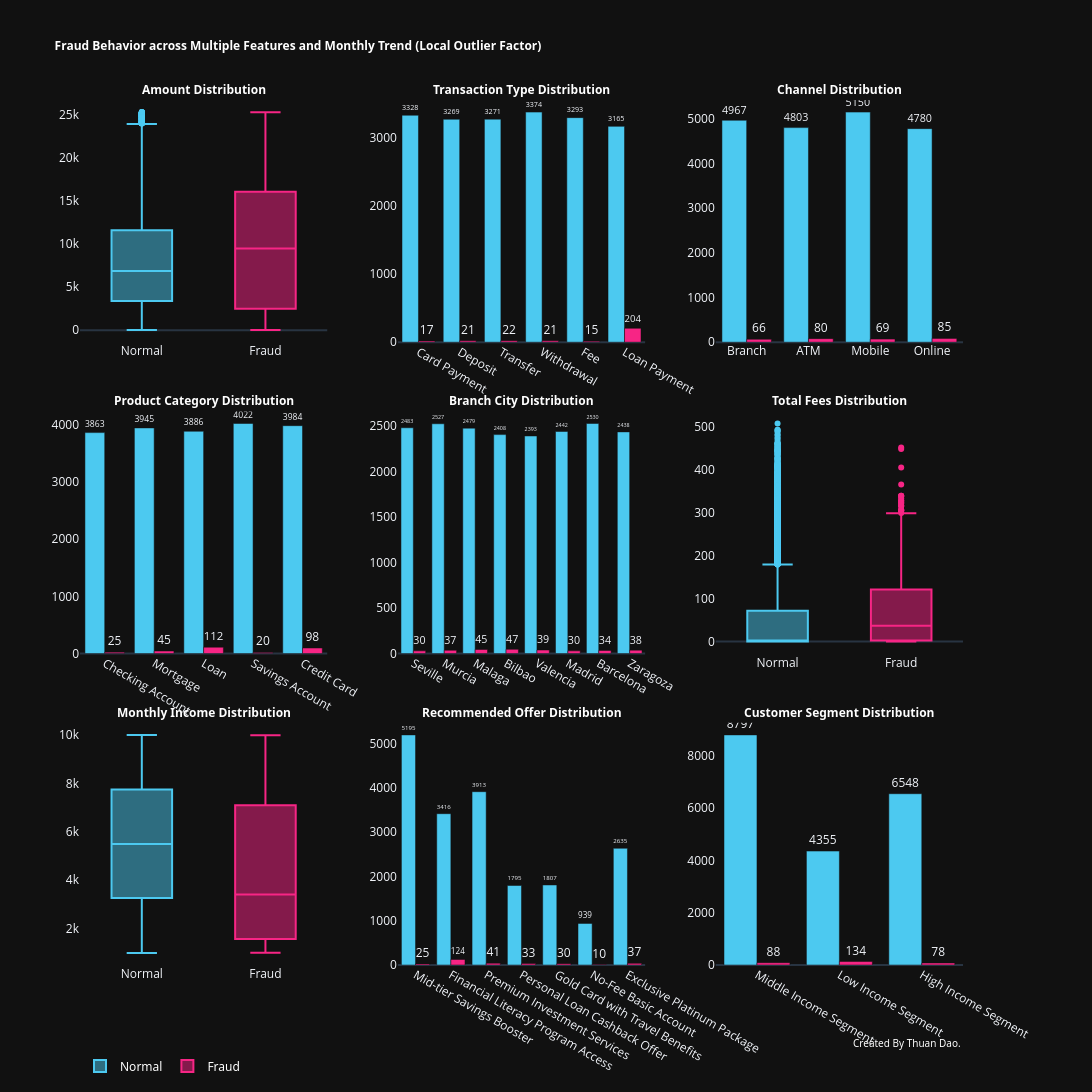

Notebook source saved alongside this figure:
### Code cell
viz_df["LOF_Description"] = viz_df["LOF_Label"].map({
    -1: "Potential Fraud",
     1: "Normal"
})

def plot_cluster_features_local_outlier(df=viz_df):
    # --- Separate normal and fraud ---
    normal_data = df[df["LOF_Description"] == "Normal"].copy()
    fraud_data = df[df["LOF_Description"] == "Potential Fraud"].copy()

    # --- Define colors ---
    colors = {"Normal": "#4CC9F0", "Fraud": "#F72585"}

    # --- Create 3x3 grid ---
    fig = make_subplots(
        rows=3, cols=3,
        subplot_titles=[
            "<b>Amount Distribution</b>",
            "<b>Transaction Type Distribution</b>",
            "<b>Channel Distribution</b>",
            "<b>Product Category Distribution</b>",
            "<b>Branch City Distribution</b>",
            "<b>Total Fees Distribution</b>",
            "<b>Monthly Income Distribution</b>",
            "<b>Recommended Offer Distribution</b>",
            "<b>Customer Segment Distribution</b>"
        ],
        horizontal_spacing=0.08,
        vertical_spacing=0.08
    )

    # Amount (Boxplot)
    fig.add_trace(go.Box(y=normal_data["Amount"], name="Normal", marker_color=colors["Normal"], boxpoints="outliers"), row=1, col=1)
    fig.add_trace(go.Box(y=fraud_data["Amount"], name="Fraud", marker_color=colors["Fraud"], boxpoints="outliers"), row=1, col=1)

    # TransactionType (Bar)
    order = df["TransactionType"].unique().tolist()
    for label, subset, color in zip(["Normal", "Fraud"], [normal_data, fraud_data], [colors["Normal"], colors["Fraud"]]):
        count = subset["TransactionType"].value_counts().reindex(order, fill_value=0)
        fig.add_trace(go.Bar(x=count.index, y=count.values, name=label, marker_color=color, showlegend=False, text=count.values, textposition="outside"), row=1, col=2)

    # Channel (Bar)
    order = df["Channel"].unique().tolist()
    for label, subset, color in zip(["Normal", "Fraud"], [normal_data, fraud_data], [colors["Normal"], colors["Fraud"]]):
        count = subset["Channel"].value_counts().reindex(order, fill_value=0)
        fig.add_trace(go.Bar(x=count.index, y=count.values, name=label, marker_color=color, showlegend=False, text=count.values, textposition="outside"), row=1, col=3)

    # ProductCategory (Bar)
    order = df["ProductCategory"].unique().tolist()
    for label, subset, color in zip(["Normal", "Fraud"], [normal_data, fraud_data], [colors["Normal"], colors["Fraud"]]):
        count = subset["ProductCategory"].value_counts().reindex(order, fill_value=0)
        fig.add_trace(go.Bar(x=count.index, y=count.values, name=label, marker_color=color, showlegend=False, text=count.values, textposition="outside"), row=2, col=1)

    # BranchCity (Bar)
    order = df["BranchCity"].unique().tolist()
    for label, subset, color in zip(["Normal", "Fraud"], [normal_data, fraud_data], [colors["Normal"], colors["Fraud"]]):
        count = subset["BranchCity"].value_counts().reindex(order, fill_value=0)
        fig.add_trace(go.Bar(x=count.index, y=count.values, name=label, marker_color=color, showlegend=False, text=count.values, textposition="outside"), row=2, col=2)

    # TotalFees (Box)
    fig.add_trace(go.Box(y=normal_data["TotalFees"], name="Normal", marker_color=colors["Normal"], showlegend=False), row=2, col=3)
    fig.add_trace(go.Box(y=fraud_data["TotalFees"], name="Fraud", marker_color=colors["Fraud"], showlegend=False), row=2, col=3)

    # MonthlyIncome (Box)
    fig.add_trace(go.Box(y=normal_data["MonthlyIncome"], name="Normal", marker_color=colors["Normal"], showlegend=False), row=3, col=1)
    fig.add_trace(go.Box(y=fraud_data["MonthlyIncome"], name="Fraud", marker_color=colors["Fraud"], showlegend=False), row=3, col=1)

    # RecommendedOffer (Bar)
    order = df["RecommendedOffer"].unique().tolist()
    for label, subset, color in zip(["Normal", "Fraud"], [normal_data, fraud_data], [colors["Normal"], colors["Fraud"]]):
        count = subset["RecommendedOffer"].value_counts().reindex(order, fill_value=0)
        fig.add_trace(go.Bar(x=count.index, y=count.values, name=label, marker_color=color, showlegend=False, text=count.values, textposition="outside"), row=3, col=2)

    # CustomerSegment (Bar)
    order = df["CustomerSegment"].unique().tolist()
    for label, subset, color in zip(["Normal", "Fraud"], [normal_data, fraud_data], [colors["Normal"], colors["Fraud"]]):
        count = subset["CustomerSegment"].value_counts().reindex(order, fill_value=0)
        fig.add_trace(go.Bar(x=count.index, y=count.values, name=label, marker_color=color, showlegend=False, text=count.values, textposition="outside"), row=3, col=3)

    # Layout customization
    fig.update_layout(
        height=1300, width=1800,
        title=dict(
            text="<b>Fraud Behavior across Multiple Features and Monthly Trend (Local Outlier Factor)</b>",
            font=dict(size=12, family="Segoe UI", color="white")
        ),
        template="plotly_dark",
        legend=dict(orientation="h",font=dict(size=12, color="white", family="Segoe UI")),
        hovermode="x unified"
    )

    fig.update_annotations(font=dict(size=12, family="Segoe UI", color="white"))

    # Remove gridlines for clean look
    fig.update_xaxes(showgrid=False, title_font=dict(size=12, color="white", family="Segoe UI"))
    fig.update_yaxes(showgrid=False, title_font=dict(size=12, color="white", family="Segoe UI"))
    fig.add_annotation(
        text="Created By Thuan Dao.",
        xref="paper", yref="paper",
        x=1, y=-0.1,
        showarrow=False,
        font=dict(size=10, color="white", family="Segoe UI")
    )
    fig.show()

plot_cluster_features_local_outlier(viz_df)

### Figure 1 — Plotly figure (JSON) as saved in the notebook; plotly's stock layout.template omitted (floating-point values rounded to 4 significant figures; data arrays with more than 128 entries replaced by an {"elided": "..."} marker saying what was removed)
{"data": [{"boxpoints": "outliers", "marker": {"color": "#4CC9F0"}, "name": "Normal", "type": "box", "xaxis": "x", "y": {"elided": "19700 float values"}, "yaxis": "y"}, {"boxpoints": "outliers", "marker": {"color": "#F72585"}, "name": "Fraud", "type": "box", "xaxis": "x", "y": {"elided": "300 float values"}, "yaxis": "y"}, {"marker": {"color": "#4CC9F0"}, "name": "Normal", "showlegend": false, "text": [3328.0, 3269.0, 3271.0, 3374.0, 3293.0, 3165.0], "textposition": "outside", "type": "bar", "x": ["Card Payment", "Deposit", "Transfer", "Withdrawal", "Fee", "Loan Payment"], "xaxis": "x2", "y": [3328, 3269, 3271, 3374, 3293, 3165], "yaxis": "y2"}, {"marker": {"color": "#F72585"}, "name": "Fraud", "showlegend": false, "text": [17.0, 21.0, 22.0, 21.0, 15.0, 204.0], "textposition": "outside", "type": "bar", "x": ["Card Payment", "Deposit", "Transfer", "Withdrawal", "Fee", "Loan Payment"], "xaxis": "x2", "y": [17, 21, 22, 21, 15, 204], "yaxis": "y2"}, {"marker": {"color": "#4CC9F0"}, "name": "Normal", "showlegend": false, "text": [4967.0, 4803.0, 5150.0, 4780.0], "textposition": "outside", "type": "bar", "x": ["Branch", "ATM", "Mobile", "Online"], "xaxis": "x3", "y": [4967, 4803, 5150, 4780], "yaxis": "y3"}, {"marker": {"color": "#F72585"}, "name": "Fraud", "showlegend": false, "text": [66.0, 80.0, 69.0, 85.0], "textposition": "outside", "type": "bar", "x": ["Branch", "ATM", "Mobile", "Online"], "xaxis": "x3", "y": [66, 80, 69, 85], "yaxis": "y3"}, {"marker": {"color": "#4CC9F0"}, "name": "Normal", "showlegend": false, "text": [3863.0, 3945.0, 3886.0, 4022.0, 3984.0], "textposition": "outside", "type": "bar", "x": ["Checking Account", "Mortgage", "Loan", "Savings Account", "Credit Card"], "xaxis": "x4", "y": [3863, 3945, 3886, 4022, 3984], "yaxis": "y4"}, {"marker": {"color": "#F72585"}, "name": "Fraud", "showlegend": false, "text": [25.0, 45.0, 112.0, 20.0, 98.0], "textposition": "outside", "type": "bar", "x": ["Checking Account", "Mortgage", "Loan", "Savings Account", "Credit Card"], "xaxis": "x4", "y": [25, 45, 112, 20, 98], "yaxis": "y4"}, {"marker": {"color": "#4CC9F0"}, "name": "Normal", "showlegend": false, "text": [2483.0, 2527.0, 2479.0, 2408.0, 2393.0, 2442.0, 2530.0, 2438.0], "textposition": "outside", "type": "bar", "x": ["Seville", "Murcia", "Malaga", "Bilbao", "Valencia", "Madrid", "Barcelona", "Zaragoza"], "xaxis": "x5", "y": [2483, 2527, 2479, 2408, 2393, 2442, 2530, 2438], "yaxis": "y5"}, {"marker": {"color": "#F72585"}, "name": "Fraud", "showlegend": false, "text": [30.0, 37.0, 45.0, 47.0, 39.0, 30.0, 34.0, 38.0], "textposition": "outside", "type": "bar", "x": ["Seville", "Murcia", "Malaga", "Bilbao", "Valencia", "Madrid", "Barcelona", "Zaragoza"], "xaxis": "x5", "y": [30, 37, 45, 47, 39, 30, 34, 38], "yaxis": "y5"}, {"marker": {"color": "#4CC9F0"}, "name": "Normal", "showlegend": false, "type": "box", "xaxis": "x6", "y": {"elided": "19700 float values"}, "yaxis": "y6"}, {"marker": {"color": "#F72585"}, "name": "Fraud", "showlegend": false, "type": "box", "xaxis": "x6", "y": {"elided": "300 float values"}, "yaxis": "y6"}, {"marker": {"color": "#4CC9F0"}, "name": "Normal", "showlegend": false, "type": "box", "xaxis": "x7", "y": {"elided": "19700 float values"}, "yaxis": "y7"}, {"marker": {"color": "#F72585"}, "name": "Fraud", "showlegend": false, "type": "box", "xaxis": "x7", "y": {"elided": "300 float values"}, "yaxis": "y7"}, {"marker": {"color": "#4CC9F0"}, "name": "Normal", "showlegend": false, "text": [5195.0, 3416.0, 3913.0, 1795.0, 1807.0, 939.0, 2635.0], "textposition": "outside", "type": "bar", "x": ["Mid-tier Savings Booster", "Financial Literacy Program Access", "Premium Investment Services", "Personal Loan Cashback Offer", "Gold Card with Travel Benefits", "No-Fee Basic Account", "Exclusive Platinum Package"], "xaxis": "x8", "y": [5195, 3416, 3913, 1795, 1807, 939, 2635], "yaxis": "y8"}, {"marker": {"color": "#F72585"}, "name": "Fraud", "showlegend": false, "text": [25.0, 124.0, 41.0, 33.0, 30.0, 10.0, 37.0], "textposition": "outside", "type": "bar", "x": ["Mid-tier Savings Booster", "Financial Literacy Program Access", "Premium Investment Services", "Personal Loan Cashback Offer", "Gold Card with Travel Benefits", "No-Fee Basic Account", "Exclusive Platinum Package"], "xaxis": "x8", "y": [25, 124, 41, 33, 30, 10, 37], "yaxis": "y8"}, {"marker": {"color": "#4CC9F0"}, "name": "Normal", "showlegend": false, "text": [8797.0, 4355.0, 6548.0], "textposition": "outside", "type": "bar", "x": ["Middle Income Segment", "Low Income Segment", "High Income Segment"], "xaxis": "x9", "y": [8797, 4355, 6548], "yaxis": "y9"}, {"marker": {"color": "#F72585"}, "name": "Fraud", "showlegend": false, "text": [88.0, 134.0, 78.0], "textposition": "outside", "type": "bar", "x": ["Middle Income Segment", "Low Income Segment", "High Income Segment"], "xaxis": "x9", "y": [88, 134, 78], "yaxis": "y9"}], "layout": {"annotations": [{"font": {"color": "white", "family": "Segoe UI", "size": 12}, "showarrow": false, "text": "<b>Amount Distribution</b>", "x": 0.14, "xanchor": "center", "xref": "paper", "y": 1, "yanchor": "bottom", "yref": "paper"}, {"font": {"color": "white", "family": "Segoe UI", "size": 12}, "showarrow": false, "text": "<b>Transaction Type Distribution</b>", "x": 0.5, "xanchor": "center", "xref": "paper", "y": 1, "yanchor": "bottom", "yref": "paper"}, {"font": {"color": "white", "family": "Segoe UI", "size": 12}, "showarrow": false, "text": "<b>Channel Distribution</b>", "x": 0.86, "xanchor": "center", "xref": "paper", "y": 1, "yanchor": "bottom", "yref": "paper"}, {"font": {"color": "white", "family": "Segoe UI", "size": 12}, "showarrow": false, "text": "<b>Product Category Distribution</b>", "x": 0.14, "xanchor": "center", "xref": "paper", "y": 0.64, "yanchor": "bottom", "yref": "paper"}, {"font": {"color": "white", "family": "Segoe UI", "size": 12}, "showarrow": false, "text": "<b>Branch City Distribution</b>", "x": 0.5, "xanchor": "center", "xref": "paper", "y": 0.64, "yanchor": "bottom", "yref": "paper"}, {"font": {"color": "white", "family": "Segoe UI", "size": 12}, "showarrow": false, "text": "<b>Total Fees Distribution</b>", "x": 0.86, "xanchor": "center", "xref": "paper", "y": 0.64, "yanchor": "bottom", "yref": "paper"}, {"font": {"color": "white", "family": "Segoe UI", "size": 12}, "showarrow": false, "text": "<b>Monthly Income Distribution</b>", "x": 0.14, "xanchor": "center", "xref": "paper", "y": 0.28, "yanchor": "bottom", "yref": "paper"}, {"font": {"color": "white", "family": "Segoe UI", "size": 12}, "showarrow": false, "text": "<b>Recommended Offer Distribution</b>", "x": 0.5, "xanchor": "center", "xref": "paper", "y": 0.28, "yanchor": "bottom", "yref": "paper"}, {"font": {"color": "white", "family": "Segoe UI", "size": 12}, "showarrow": false, "text": "<b>Customer Segment Distribution</b>", "x": 0.86, "xanchor": "center", "xref": "paper", "y": 0.28, "yanchor": "bottom", "yref": "paper"}, {"font": {"color": "white", "family": "Segoe UI", "size": 10}, "showarrow": false, "text": "Created By Thuan Dao.", "x": 1, "xref": "paper", "y": -0.1, "yref": "paper"}], "height": 1300, "hovermode": "x unified", "legend": {"font": {"color": "white", "family": "Segoe UI", "size": 12}, "orientation": "h"}, "title": {"font": {"color": "white", "family": "Segoe UI", "size": 12}, "text": "<b>Fraud Behavior across Multiple Features and Monthly Trend (Local Outlier Factor)</b>"}, "width": 1800, "xaxis": {"anchor": "y", "domain": [0, 0.28], "showgrid": false, "title": {"font": {"color": "white", "family": "Segoe UI", "size": 12}}}, "xaxis2": {"anchor": "y2", "domain": [0.36, 0.64], "showgrid": false, "title": {"font": {"color": "white", "family": "Segoe UI", "size": 12}}}, "xaxis3": {"anchor": "y3", "domain": [0.72, 1], "showgrid": false, "title": {"font": {"color": "white", "family": "Segoe UI", "size": 12}}}, "xaxis4": {"anchor": "y4", "domain": [0, 0.28], "showgrid": false, "title": {"font": {"color": "white", "family": "Segoe UI", "size": 12}}}, "xaxis5": {"anchor": "y5", "domain": [0.36, 0.64], "showgrid": false, "title": {"font": {"color": "white", "family": "Segoe UI", "size": 12}}}, "xaxis6": {"anchor": "y6", "domain": [0.72, 1], "showgrid": false, "title": {"font": {"color": "white", "family": "Segoe UI", "size": 12}}}, "xaxis7": {"anchor": "y7", "domain": [0, 0.28], "showgrid": false, "title": {"font": {"color": "white", "family": "Segoe UI", "size": 12}}}, "xaxis8": {"anchor": "y8", "domain": [0.36, 0.64], "showgrid": false, "title": {"font": {"color": "white", "family": "Segoe UI", "size": 12}}}, "xaxis9": {"anchor": "y9", "domain": [0.72, 1], "showgrid": false, "title": {"font": {"color": "white", "family": "Segoe UI", "size": 12}}}, "yaxis": {"anchor": "x", "domain": [0.72, 1], "showgrid": false, "title": {"font": {"color": "white", "family": "Segoe UI", "size": 12}}}, "yaxis2": {"anchor": "x2", "domain": [0.72, 1], "showgrid": false, "title": {"font": {"color": "white", "family": "Segoe UI", "size": 12}}}, "yaxis3": {"anchor": "x3", "domain": [0.72, 1], "showgrid": false, "title": {"font": {"color": "white", "family": "Segoe UI", "size": 12}}}, "yaxis4": {"anchor": "x4", "domain": [0.36, 0.64], "showgrid": false, "title": {"font": {"color": "white", "family": "Segoe UI", "size": 12}}}, "yaxis5": {"anchor": "x5", "domain": [0.36, 0.64], "showgrid": false, "title": {"font": {"color": "white", "family": "Segoe UI", "size": 12}}}, "yaxis6": {"anchor": "x6", "domain": [0.36, 0.64], "showgrid": false, "title": {"font": {"color": "white", "family": "Segoe UI", "size": 12}}}, "yaxis7": {"anchor": "x7", "domain": [0, 0.28], "showgrid": false, "title": {"font": {"color": "white", "family": "Segoe UI", "size": 12}}}, "yaxis8": {"anchor": "x8", "domain": [0, 0.28], "showgrid": false, "title": {"font": {"color": "white", "family": "Segoe UI", "size": 12}}}, "yaxis9": {"anchor": "x9", "domain": [0, 0.28], "showgrid": false, "title": {"font": {"color": "white", "family": "Segoe UI", "size": 12}}}}}
